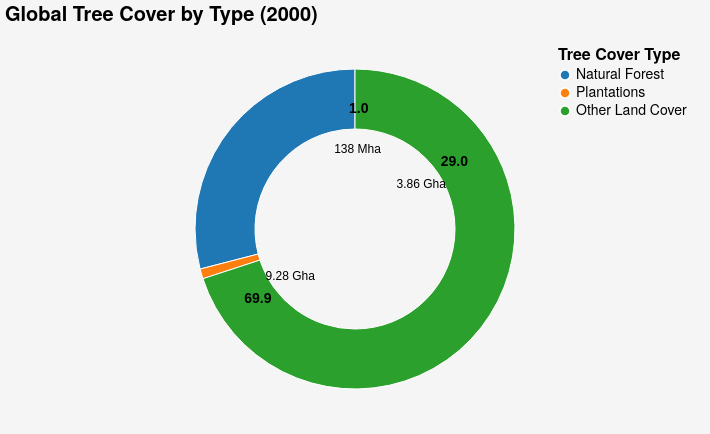

Express this chart as Vega-Lite.
### Vega-Lite specification from a JSON file in a GitHub repository (floating-point values rounded to 4 significant figures)
{"$schema": "https://vega.github.io/schema/vega-lite/v5.json", "description": "Global Tree Cover by Type", "title": {"text": "Global Tree Cover by Type (2000)", "fontSize": 20, "font": "Helvetica Neue", "anchor": "start", "color": "black"}, "width": 700, "height": 400, "data": {"values": [{"type": "Natural Forest", "percentage": 29, "area": "3.86 Gha", "description": "Natural forests contribute to biodiversity, offering a wide range of habitats."}, {"type": "Plantations", "percentage": 1, "area": "138 Mha", "description": "Plantations are typically used for specific purposes like timber and agriculture."}, {"type": "Other Land Cover", "percentage": 69.9, "area": "9.28 Gha", "description": "This includes urban areas, croplands, barren land, etc."}]}, "layer": [{"mark": {"type": "arc", "innerRadius": 100, "outerRadius": 160, "stroke": "#fff"}, "encoding": {"theta": {"field": "percentage", "type": "quantitative", "stack": true}, "color": {"field": "type", "type": "nominal", "scale": {"domain": ["Natural Forest", "Plantations", "Other Land Cover"], "range": ["#1f77b4", "#ff7f0e", "#2ca02c"]}, "legend": {"title": "Tree Cover Type", "titleFontSize": 16, "labelFontSize": 14, "titleFont": "Helvetica Neue", "labelFont": "Helvetica Neue", "orient": "top-right"}}}}, {"mark": {"type": "text", "radius": 120, "align": "center", "baseline": "middle", "fontSize": 14, "fontWeight": "bold"}, "encoding": {"text": {"field": "percentage", "type": "quantitative", "format": ".1f"}, "theta": {"field": "percentage", "type": "quantitative", "stack": true}}}, {"mark": {"type": "text", "radius": 80, "align": "center", "baseline": "middle", "fontSize": 12, "fontWeight": "normal"}, "encoding": {"text": {"field": "area", "type": "nominal"}, "theta": {"field": "percentage", "type": "quantitative", "stack": true}}}], "encoding": {"tooltip": [{"field": "type", "type": "nominal", "title": "Tree Cover Type"}, {"field": "percentage", "type": "quantitative", "title": "Percentage", "format": ".1%"}, {"field": "area", "type": "nominal", "title": "Area"}, {"field": "description", "type": "nominal", "title": "Description"}]}, "config": {"background": "#f5f5f5", "view": {"stroke": "transparent"}, "arc": {"stroke": "#d22a2a"}}}
